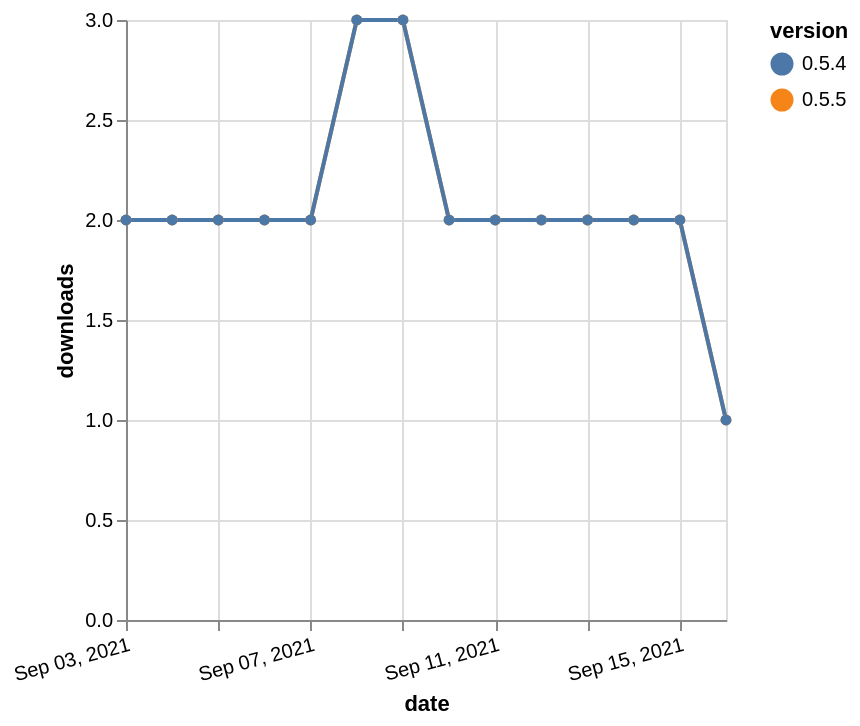

Here is the Vega-Lite specification saved for this chart:
### Vega-Lite specification from a JSON file in a GitHub repository (floating-point values rounded to 4 significant figures)
{"$schema": "https://vega.github.io/schema/vega-lite/v5.json", "description": "A simple bar chart with embedded data.", "data": {"values": [{"date": "2021-09-03", "total": 1890, "delta": 2, "version": "0.5.5"}, {"date": "2021-09-04", "total": 1892, "delta": 2, "version": "0.5.5"}, {"date": "2021-09-05", "total": 1894, "delta": 2, "version": "0.5.5"}, {"date": "2021-09-06", "total": 1896, "delta": 2, "version": "0.5.5"}, {"date": "2021-09-07", "total": 1898, "delta": 2, "version": "0.5.5"}, {"date": "2021-09-08", "total": 1901, "delta": 3, "version": "0.5.5"}, {"date": "2021-09-09", "total": 1904, "delta": 3, "version": "0.5.5"}, {"date": "2021-09-10", "total": 1906, "delta": 2, "version": "0.5.5"}, {"date": "2021-09-11", "total": 1908, "delta": 2, "version": "0.5.5"}, {"date": "2021-09-12", "total": 1910, "delta": 2, "version": "0.5.5"}, {"date": "2021-09-13", "total": 1912, "delta": 2, "version": "0.5.5"}, {"date": "2021-09-14", "total": 1914, "delta": 2, "version": "0.5.5"}, {"date": "2021-09-15", "total": 1916, "delta": 2, "version": "0.5.5"}, {"date": "2021-09-16", "total": 1917, "delta": 1, "version": "0.5.5"}, {"date": "2021-09-03", "total": 2091, "delta": 2, "version": "0.5.4"}, {"date": "2021-09-04", "total": 2093, "delta": 2, "version": "0.5.4"}, {"date": "2021-09-05", "total": 2095, "delta": 2, "version": "0.5.4"}, {"date": "2021-09-06", "total": 2097, "delta": 2, "version": "0.5.4"}, {"date": "2021-09-07", "total": 2099, "delta": 2, "version": "0.5.4"}, {"date": "2021-09-08", "total": 2102, "delta": 3, "version": "0.5.4"}, {"date": "2021-09-09", "total": 2105, "delta": 3, "version": "0.5.4"}, {"date": "2021-09-10", "total": 2107, "delta": 2, "version": "0.5.4"}, {"date": "2021-09-11", "total": 2109, "delta": 2, "version": "0.5.4"}, {"date": "2021-09-12", "total": 2111, "delta": 2, "version": "0.5.4"}, {"date": "2021-09-13", "total": 2113, "delta": 2, "version": "0.5.4"}, {"date": "2021-09-14", "total": 2115, "delta": 2, "version": "0.5.4"}, {"date": "2021-09-15", "total": 2117, "delta": 2, "version": "0.5.4"}, {"date": "2021-09-16", "total": 2118, "delta": 1, "version": "0.5.4"}]}, "width": "container", "mark": {"type": "line", "point": {"filled": true}}, "encoding": {"x": {"field": "date", "type": "temporal", "timeUnit": "yearmonthdate", "title": "date", "axis": {"labelAngle": -15}}, "y": {"field": "delta", "type": "quantitative", "title": "downloads"}, "color": {"field": "version", "type": "nominal"}, "tooltip": {"field": "delta"}}}
